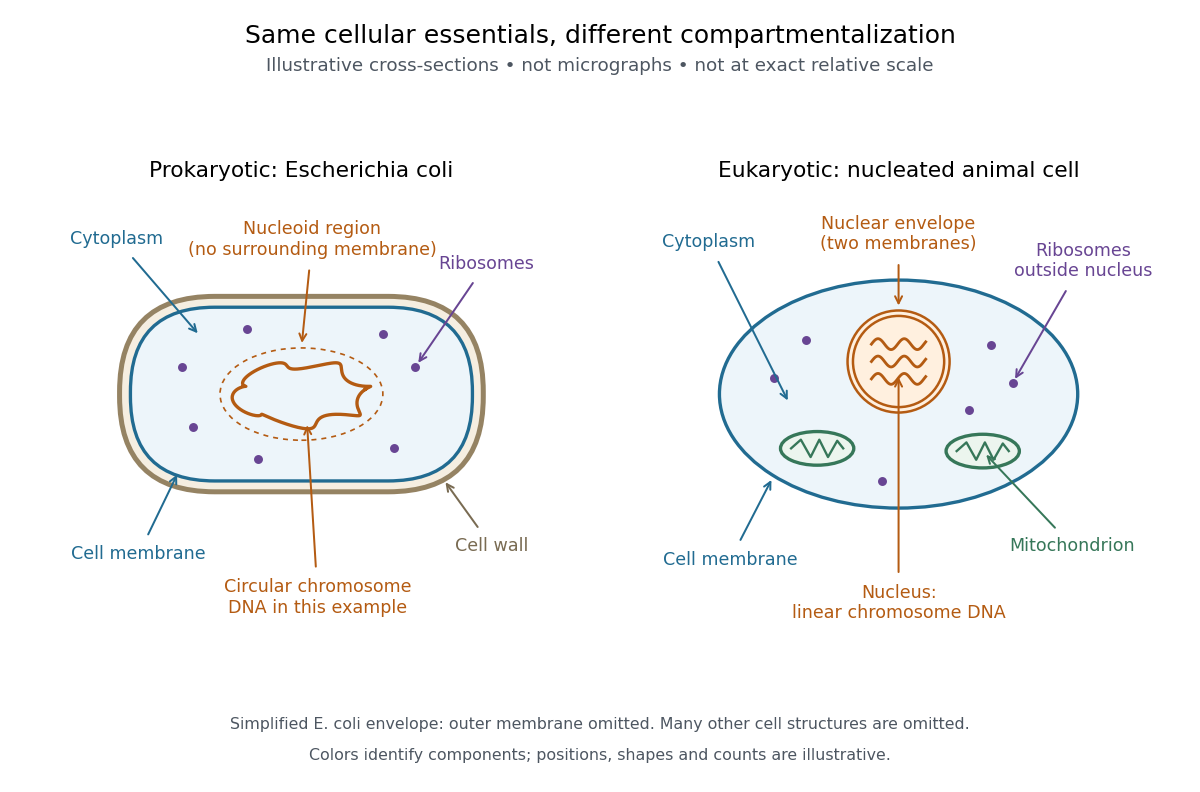

Python code for this plot:
"""Original cell cross-sections; writes basename.png in the working directory.

Tested with Python 3.14.4, Matplotlib 3.10.7 and NumPy 2.3.5.
Schematics, not micrographs: positions, counts and relative sizes are illustrative.
"""

from pathlib import Path

import matplotlib

matplotlib.use("Agg")
import matplotlib.pyplot as plt
from matplotlib.patches import Circle, Ellipse, FancyBboxPatch
import numpy as np


BLUE = "#216b91"
ORANGE = "#b45b12"
PURPLE = "#684593"
GREEN = "#367759"


def label(ax, text, position, target, color="#29313b"):
    ax.annotate(text, xy=target, xytext=position, ha="center", va="center",
                fontsize=10.5, color=color,
                arrowprops={"arrowstyle": "->", "color": color, "lw": 1.2,
                            "shrinkA": 5, "shrinkB": 3})


def mitochondrion(ax, x, y):
    ax.add_patch(Ellipse((x, y), 1.35, 0.62, facecolor="#ecf5ee",
                         edgecolor=GREEN, lw=2))
    # A folded inner membrane is shown schematically, not as structural data.
    ax.plot(x + np.array([-.48, -.3, -.12, .04, .2, .37, .48]),
            y + np.array([0, .16, -.16, .16, -.16, .14, 0]), color=GREEN, lw=1.4)


def main():
    fig, axes = plt.subplots(1, 2, figsize=(10, 6.6))
    fig.subplots_adjust(left=.025, right=.975, top=.80, bottom=.15, wspace=.10)
    fig.patch.set_facecolor("white")
    for ax in axes:
        ax.set(xlim=(0, 10), ylim=(0, 8), aspect="equal")
        ax.set_facecolor("white")
        ax.axis("off")

    ax = axes[0]
    ax.set_title("Prokaryotic: Escherichia coli", fontsize=13, pad=13)
    ax.add_patch(FancyBboxPatch((1.65, 2.6), 6.7, 3.6,
                               boxstyle="round,pad=0,rounding_size=1.75",
                               facecolor="#f5eee1", edgecolor="#958363", lw=3))
    ax.add_patch(FancyBboxPatch((1.85, 2.8), 6.3, 3.2,
                               boxstyle="round,pad=0,rounding_size=1.55",
                               facecolor="#edf5fa", edgecolor=BLUE, lw=2))
    ax.add_patch(Ellipse((5, 4.4), 3.0, 1.7, fill=False, edgecolor=ORANGE,
                         lw=1, linestyle=(0, (3, 3))))
    t = np.linspace(0, 2 * np.pi, 361)
    x = 5 + 1.18 * np.cos(t) + .12 * np.sin(7 * t)
    y = 4.4 + .55 * np.sin(t) + .09 * np.cos(6 * t)
    assert np.allclose([x[0], y[0]], [x[-1], y[-1]])
    ax.plot(x, y, color=ORANGE, lw=2)
    points = np.array([(2.8, 4.9), (3.0, 3.8), (4.0, 5.6),
                       (6.5, 5.5), (7.1, 4.9), (6.7, 3.4), (4.2, 3.2)])
    ax.scatter(points[:, 0], points[:, 1], s=19, color=PURPLE, zorder=3)
    label(ax, "Cytoplasm", (1.6, 7.25), (3.15, 5.45), BLUE)
    label(ax, "Nucleoid region\n(no surrounding membrane)", (5.2, 7.25), (5, 5.25), ORANGE)
    label(ax, "Ribosomes", (8.4, 6.8), (7.1, 4.9), PURPLE)
    label(ax, "Cell membrane", (2.0, 1.45), (2.75, 3.0), BLUE)
    label(ax, "Circular chromosome\nDNA in this example", (5.3, .65), (5.1, 3.92), ORANGE)
    label(ax, "Cell wall", (8.5, 1.6), (7.6, 2.85), "#796b52")

    ax = axes[1]
    ax.set_title("Eukaryotic: nucleated animal cell", fontsize=13, pad=13)
    ax.add_patch(Ellipse((5, 4.4), 6.6, 4.2, facecolor="#edf5fa",
                         edgecolor=BLUE, lw=2))
    for radius in (.94, .84):
        ax.add_patch(Circle((5, 5.0), radius, facecolor="#fff0df",
                            edgecolor=ORANGE, lw=1.5))
    for offset in (-.32, 0, .32):
        x = np.linspace(4.50, 5.5, 80)
        y = 5 + offset + .10 * np.sin(13 * (x - 4.5))
        ax.plot(x, y, color=ORANGE, lw=1.7)
    mitochondrion(ax, 3.5, 3.4)
    mitochondrion(ax, 6.55, 3.35)
    points = np.array([(2.7, 4.7), (3.3, 5.4), (6.7, 5.3),
                       (7.1, 4.6), (6.3, 4.1), (4.7, 2.8)])
    assert np.all(np.linalg.norm(points - [5, 5], axis=1) > .94)
    ax.scatter(points[:, 0], points[:, 1], s=19, color=PURPLE, zorder=3)
    label(ax, "Cytoplasm", (1.5, 7.2), (3, 4.2), BLUE)
    label(ax, "Nuclear envelope\n(two membranes)", (5.0, 7.35), (5.0, 5.94), ORANGE)
    label(ax, "Ribosomes\noutside nucleus", (8.4, 6.85), (7.1, 4.6), PURPLE)
    label(ax, "Cell membrane", (1.9, 1.35), (2.7, 2.9), BLUE)
    label(ax, "Nucleus:\nlinear chromosome DNA", (5, .55), (5.0, 4.8), ORANGE)
    label(ax, "Mitochondrion", (8.2, 1.6), (6.55, 3.35), GREEN)

    fig.suptitle("Same cellular essentials, different compartmentalization", fontsize=15, y=.97)
    fig.text(.5, .91, "Illustrative cross-sections • not micrographs • not at exact relative scale",
             ha="center", fontsize=11, color="#4d5661")
    fig.text(.5, .08, "Simplified E. coli envelope: outer membrane omitted. Many other cell structures are omitted.",
             ha="center", fontsize=9.5, color="#4d5661")
    fig.text(.5, .04, "Colors identify components; positions, shapes and counts are illustrative.",
             ha="center", fontsize=9.5, color="#4d5661")
    output = Path.cwd() / (Path(__file__).stem + ".png")
    fig.savefig(output, dpi=120, facecolor="white", transparent=False)
    plt.close(fig)
    print(f"Wrote {output.name}: 1200 × 792 pixels")


if __name__ == "__main__":
    main()
